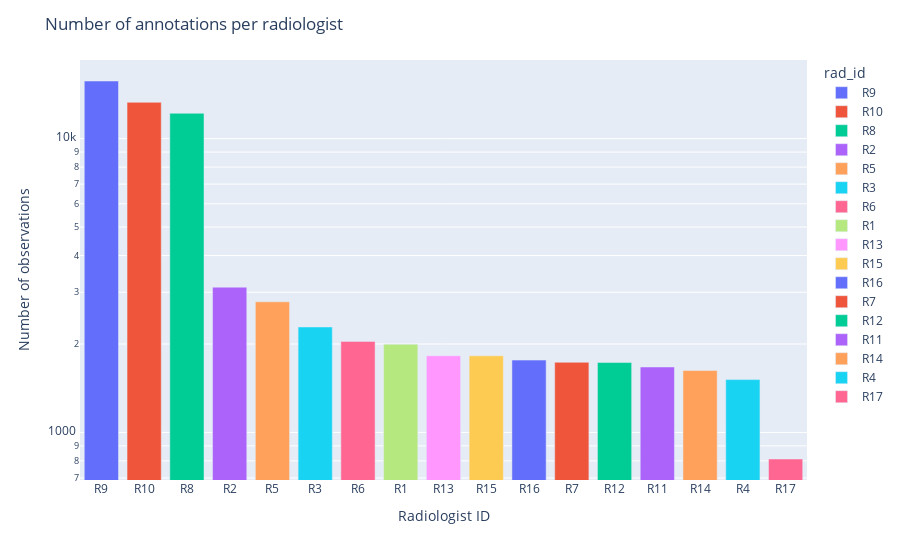

Here is the notebook cell this chart was saved with:
### Code cell
fig = px.bar(
    radiologist_counts,
    x=radiologist_counts.index,
    y=radiologist_counts.values,
    log_y=True,
    color=radiologist_counts.index,
).update_layout(
    title="Number of annotations per radiologist",
    xaxis_title="Radiologist ID",
    yaxis_title="Number of observations",
)
fig.show()

### Figure 1 — Plotly figure (JSON) as saved in the notebook; plotly's stock layout.template omitted (floating-point values rounded to 4 significant figures)
{"data": [{"alignmentgroup": "True", "hovertemplate": "rad_id=%{x}<br>y=%{y}<extra></extra>", "legendgroup": "R9", "marker": {"color": "#636efa", "pattern": {"shape": ""}}, "name": "R9", "offsetgroup": "R9", "orientation": "v", "showlegend": true, "textposition": "auto", "type": "bar", "x": ["R9"], "xaxis": "x", "y": [15708], "yaxis": "y"}, {"alignmentgroup": "True", "hovertemplate": "rad_id=%{x}<br>y=%{y}<extra></extra>", "legendgroup": "R10", "marker": {"color": "#EF553B", "pattern": {"shape": ""}}, "name": "R10", "offsetgroup": "R10", "orientation": "v", "showlegend": true, "textposition": "auto", "type": "bar", "x": ["R10"], "xaxis": "x", "y": [13292], "yaxis": "y"}, {"alignmentgroup": "True", "hovertemplate": "rad_id=%{x}<br>y=%{y}<extra></extra>", "legendgroup": "R8", "marker": {"color": "#00cc96", "pattern": {"shape": ""}}, "name": "R8", "offsetgroup": "R8", "orientation": "v", "showlegend": true, "textposition": "auto", "type": "bar", "x": ["R8"], "xaxis": "x", "y": [12198], "yaxis": "y"}, {"alignmentgroup": "True", "hovertemplate": "rad_id=%{x}<br>y=%{y}<extra></extra>", "legendgroup": "R2", "marker": {"color": "#ab63fa", "pattern": {"shape": ""}}, "name": "R2", "offsetgroup": "R2", "orientation": "v", "showlegend": true, "textposition": "auto", "type": "bar", "x": ["R2"], "xaxis": "x", "y": [3121], "yaxis": "y"}, {"alignmentgroup": "True", "hovertemplate": "rad_id=%{x}<br>y=%{y}<extra></extra>", "legendgroup": "R5", "marker": {"color": "#FFA15A", "pattern": {"shape": ""}}, "name": "R5", "offsetgroup": "R5", "orientation": "v", "showlegend": true, "textposition": "auto", "type": "bar", "x": ["R5"], "xaxis": "x", "y": [2783], "yaxis": "y"}, {"alignmentgroup": "True", "hovertemplate": "rad_id=%{x}<br>y=%{y}<extra></extra>", "legendgroup": "R3", "marker": {"color": "#19d3f3", "pattern": {"shape": ""}}, "name": "R3", "offsetgroup": "R3", "orientation": "v", "showlegend": true, "textposition": "auto", "type": "bar", "x": ["R3"], "xaxis": "x", "y": [2285], "yaxis": "y"}, {"alignmentgroup": "True", "hovertemplate": "rad_id=%{x}<br>y=%{y}<extra></extra>", "legendgroup": "R6", "marker": {"color": "#FF6692", "pattern": {"shape": ""}}, "name": "R6", "offsetgroup": "R6", "orientation": "v", "showlegend": true, "textposition": "auto", "type": "bar", "x": ["R6"], "xaxis": "x", "y": [2041], "yaxis": "y"}, {"alignmentgroup": "True", "hovertemplate": "rad_id=%{x}<br>y=%{y}<extra></extra>", "legendgroup": "R1", "marker": {"color": "#B6E880", "pattern": {"shape": ""}}, "name": "R1", "offsetgroup": "R1", "orientation": "v", "showlegend": true, "textposition": "auto", "type": "bar", "x": ["R1"], "xaxis": "x", "y": [1995], "yaxis": "y"}, {"alignmentgroup": "True", "hovertemplate": "rad_id=%{x}<br>y=%{y}<extra></extra>", "legendgroup": "R13", "marker": {"color": "#FF97FF", "pattern": {"shape": ""}}, "name": "R13", "offsetgroup": "R13", "orientation": "v", "showlegend": true, "textposition": "auto", "type": "bar", "x": ["R13"], "xaxis": "x", "y": [1824], "yaxis": "y"}, {"alignmentgroup": "True", "hovertemplate": "rad_id=%{x}<br>y=%{y}<extra></extra>", "legendgroup": "R15", "marker": {"color": "#FECB52", "pattern": {"shape": ""}}, "name": "R15", "offsetgroup": "R15", "orientation": "v", "showlegend": true, "textposition": "auto", "type": "bar", "x": ["R15"], "xaxis": "x", "y": [1823], "yaxis": "y"}, {"alignmentgroup": "True", "hovertemplate": "rad_id=%{x}<br>y=%{y}<extra></extra>", "legendgroup": "R16", "marker": {"color": "#636efa", "pattern": {"shape": ""}}, "name": "R16", "offsetgroup": "R16", "orientation": "v", "showlegend": true, "textposition": "auto", "type": "bar", "x": ["R16"], "xaxis": "x", "y": [1763], "yaxis": "y"}, {"alignmentgroup": "True", "hovertemplate": "rad_id=%{x}<br>y=%{y}<extra></extra>", "legendgroup": "R7", "marker": {"color": "#EF553B", "pattern": {"shape": ""}}, "name": "R7", "offsetgroup": "R7", "orientation": "v", "showlegend": true, "textposition": "auto", "type": "bar", "x": ["R7"], "xaxis": "x", "y": [1733], "yaxis": "y"}, {"alignmentgroup": "True", "hovertemplate": "rad_id=%{x}<br>y=%{y}<extra></extra>", "legendgroup": "R12", "marker": {"color": "#00cc96", "pattern": {"shape": ""}}, "name": "R12", "offsetgroup": "R12", "orientation": "v", "showlegend": true, "textposition": "auto", "type": "bar", "x": ["R12"], "xaxis": "x", "y": [1729], "yaxis": "y"}, {"alignmentgroup": "True", "hovertemplate": "rad_id=%{x}<br>y=%{y}<extra></extra>", "legendgroup": "R11", "marker": {"color": "#ab63fa", "pattern": {"shape": ""}}, "name": "R11", "offsetgroup": "R11", "orientation": "v", "showlegend": true, "textposition": "auto", "type": "bar", "x": ["R11"], "xaxis": "x", "y": [1670], "yaxis": "y"}, {"alignmentgroup": "True", "hovertemplate": "rad_id=%{x}<br>y=%{y}<extra></extra>", "legendgroup": "R14", "marker": {"color": "#FFA15A", "pattern": {"shape": ""}}, "name": "R14", "offsetgroup": "R14", "orientation": "v", "showlegend": true, "textposition": "auto", "type": "bar", "x": ["R14"], "xaxis": "x", "y": [1624], "yaxis": "y"}, {"alignmentgroup": "True", "hovertemplate": "rad_id=%{x}<br>y=%{y}<extra></extra>", "legendgroup": "R4", "marker": {"color": "#19d3f3", "pattern": {"shape": ""}}, "name": "R4", "offsetgroup": "R4", "orientation": "v", "showlegend": true, "textposition": "auto", "type": "bar", "x": ["R4"], "xaxis": "x", "y": [1513], "yaxis": "y"}, {"alignmentgroup": "True", "hovertemplate": "rad_id=%{x}<br>y=%{y}<extra></extra>", "legendgroup": "R17", "marker": {"color": "#FF6692", "pattern": {"shape": ""}}, "name": "R17", "offsetgroup": "R17", "orientation": "v", "showlegend": true, "textposition": "auto", "type": "bar", "x": ["R17"], "xaxis": "x", "y": [812], "yaxis": "y"}], "layout": {"barmode": "relative", "legend": {"title": {"text": "rad_id"}, "tracegroupgap": 0}, "margin": {"t": 60}, "title": {"text": "Number of annotations per radiologist"}, "xaxis": {"anchor": "y", "categoryarray": ["R9", "R10", "R8", "R2", "R5", "R3", "R6", "R1", "R13", "R15", "R16", "R7", "R12", "R11", "R14", "R4", "R17"], "categoryorder": "array", "domain": [0, 1], "title": {"text": "Radiologist ID"}}, "yaxis": {"anchor": "x", "domain": [0, 1], "title": {"text": "Number of observations"}, "type": "log"}}}
